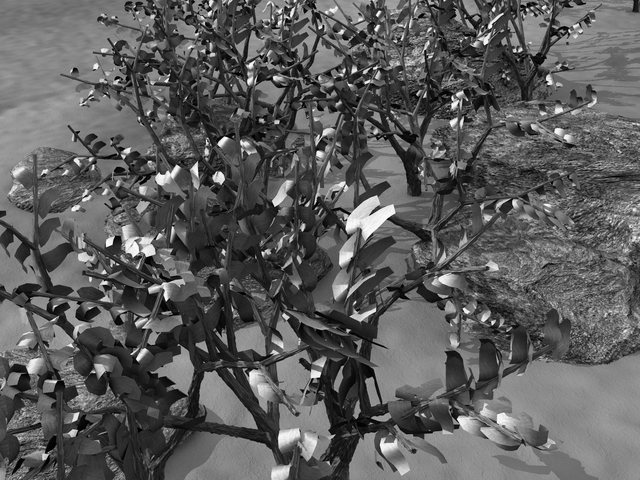
#> input picture asgn3/grove1.png, 640 x 480 px
$ jupyter execute --allow-errors CSE164_2023_Assignment3.ipynb
#> lines starting #> are read from the running program, lines starting #| are printed output that depends on the picture
<h1 align="center"> CSE 164 Assignment 3, Spring 2023

<h2 align="center"> 6 Questions, 50 pts, due: 23:59 pm, May 25th, 2023

    Your name:Elliott          Student ID: 1800254


## Instruction

- In this assignment, you will learn how to extract Lucas-Kanade Optical Flow, how to segment a image using mean shift, and how to build a simple neural network.
    - **Problem 1: Lucas-Kanade Optical Flow (10 points)**
        - Implement the `opticalFlow` function.
    - **Problem 2: Get neighbors (8 points)**
        - Implement the `get_neighbors` function.
    - **Problem 3: Mean Shift (8 points)**
        - Implement the `mean_shift` function.
    - **Problem 4: Segmentation (4 points)**
        - Implement the `segmentation` function.
    - **Problem 5: Build a Neural Network (10 points)**
        - Implement the `build_model` function.
    - **Problem 6: Train a Neural Network (10 points)**
        - Implement the `train_model` function.

- Your job is to implement the sections marked with TODO to complete the tasks.

- Submit your assignments onto **Canvas** by the due date. Upload a <code>zip</code> file containing:

    (1) The saved/latest <code>.ipynb</code> file including the output of all cells.

## Note
- This is an **individual** assignment. All help from others (from the web, books other than text, or people other than the TA or instructor) must be clearly acknowledged.
- Don't use any magic function from other libraries. You will get **no credit** if an optical_flow from a known library is used when you are asked to implement "optical_flow" from scratch.
- Don't change the input and output structure of pre-defined functions. Most coding parts can be finished with less than 5 lines of codes.
- Make sure you have installed required packages: <code>numpy</code>, <code>matplotlib</code>, <code>PIL</code>, <code>opencv</code>, <code>scipy</code>, <code>scikit-learn</code>, <code>scikit-image</code>, <code>tensorflow</code>, <code>h5py</code>. The code is tested with <code>tensorflow==2.8.0</code> and <code>h5py==3.6.0</code>, but it is possible that this code can run with other versions.

## Objective

- **Task 1:** Lucas-Kanade Optical Flow
- **Task 2:** Mean Shift Image Segmentation
- **Task 3:** Neural Network

Load the Dependencies
-----

[cell 1]
import cv2
import numpy as np
from skimage import io
import requests
from PIL import Image
import matplotlib.pyplot as plt
from sklearn import preprocessing
from sklearn.metrics.pairwise import euclidean_distances
from collections import OrderedDict
import pandas as pd
import scipy.io as sio
import sys
import math

import tensorflow as tf
import matplotlib.pyplot as plt
from tensorflow.keras import regularizers
from tensorflow.keras.optimizers import SGD

from sklearn.model_selection import train_test_split
from tensorflow import keras
from scipy.io import loadmat
import numpy as np
import h5py

Problem 1: Lucas-Kanade Optical Flow (10 points)
-----

> Lucas-Kanade method is basically an estimate of the movement of interesting
features in successive images of a scene.

> Lucas-Kanade assumes that (a) the intensity of the pixel does not change when it moves from frame1 to frame2 (b) small motion (c) motion field and optical flow is constant within a small neighborhood.

Implement the **opticalFlow** function below.

[cell 2]
def inRange(coordinates, limits):
    '''
    inRange checks whether the given cordinates line in the given image limits
    cordinates, limits are tuples i.e., (X,Y)
    '''
    x,y = coordinates
    X_Limit, Y_Limit = limits
    return 0 <= x and x < X_Limit and 0 <= y and y < Y_Limit

[cell 3]
def opticalFlow(old_frame, new_frame, window_size, min_quality=0.01):
    '''
    OpticalFlow calculates the displacements in X and Y directions i.e., (u,v)
    given two consecutive images varying with time

    Input:
        old_frame: Image from time T. shape (m,n)
        new_frame: Image from time T+1. shape (m,n)
        window_size: the window size in which the Lucas-Kanade assumption holds. int
        min_quality; controls what features we want to track. int
    Output:
        dst_img: destination image, shape (m, n, 3)

    TODO: Implement the computation of u,v
    '''
    max_corners = 10000
    min_distance = 0.1
    # Corners are better points to be tracked.
    # Here we call OpenCV implemented Shi-Tomasi algorithm to find some corner points
    feature_list = cv2.goodFeaturesToTrack(old_frame, max_corners, min_quality, min_distance)

    w = int(window_size/2)

    old_frame = old_frame / 255
    new_frame = new_frame / 255


    ################## Your code begins here #####################
    #Convolve to get gradients w.r.to X, Y and T dimensions
    kernel_x = np.array([[-1,1],[-1,1]])
    kernel_y = np.array([[-1,-1],[1,1]])
    kernel_t = np.array([[1,1],[1,1]])
    ################## Your code ends here #####################

    fx_old = cv2.filter2D(old_frame, -1, kernel_x)              #Gradient over X for old frame
    fy_old = cv2.filter2D(old_frame, -1, kernel_y)              #Gradient over Y for old frame
    fx_new = cv2.filter2D(new_frame, -1, kernel_x)              #Gradient over X for new frame
    fy_new = cv2.filter2D(new_frame, -1, kernel_y)              #Gradient over Y for new frame

    fx = (fx_old + fx_new) / 2.0
    fy = (fy_old + fy_new) / 2.0

    ft = cv2.filter2D(new_frame, -1, kernel_t) - cv2.filter2D(old_frame, -1, kernel_t)  #Gradient over Time

    u = np.zeros(old_frame.shape)
    v = np.zeros(old_frame.shape)

    for feature in feature_list:        #   for every corner
            j, i = feature.ravel()		#   get cordinates of the corners (i,j). They are stored in the order j, i
            i, j = int(i), int(j)		#   i,j are floats initially

            I_x = fx[i-w:i+w+1, j-w:j+w+1].flatten()
            I_y = fy[i-w:i+w+1, j-w:j+w+1].flatten()
            I_t = ft[i-w:i+w+1, j-w:j+w+1].flatten()

            b = np.reshape(I_t, (I_t.shape[0],1))
            A = np.vstack((I_x, I_y)).T

            ################## Your code begins here #####################
            # Solving for (u,v)
            U = np.linalg.inv(A.T @ A) @ (A.T @ b)
            ################## Your code ends here #####################

            u[i,j] = U[0][0]
            v[i,j] = U[1][0]

    return (u,v)


def drawSeperately(old_frame, new_frame, U, V):
    '''
    Create a plot of the displacement vectors given (u,v) and plot the two images and displacement in a row.
    '''
    displacement = np.ones_like(new_frame)            #Fill the displacement plot with White background
    displacement.fill(255.)
    line_color =  (0, 0, 0)
    # draw the displacement vectors
    for i in range(new_frame.shape[0]):
        for j in range(new_frame.shape[1]):
            start_pixel = (i,j)
            end_pixel = ( int(i+U[i][j]), int(j+V[i][j]) )
            #check if there is displacement for the corner and endpoint is in range
            if U[i][j] and V[i][j] and inRange( end_pixel, old_frame.shape ):
                displacement = cv2.arrowedLine( displacement, start_pixel, end_pixel, line_color, thickness =1,tipLength=0.2, line_type=cv2.LINE_AA)

    figure, axes = plt.subplots(1,3,figsize=(30, 30))
    axes[0].imshow(old_frame, cmap = "gray")
    axes[0].set_title("first image")
    axes[1].imshow(new_frame, cmap = "gray")
    axes[1].set_title("second image")
    axes[2].imshow(displacement, cmap = "gray")
    axes[2].set_title("displacements")
    figure.tight_layout()
    plt.show()

[cell 4]
cd /content/

[cell 5]
img1 = Image.open(r"grove1.png")
#> img1 is the input picture: PIL image 640x480 L; min 0, max 253, mean 92.3
img1 = np.array(img1)
print(f'image1 shape: {img1.shape}')
#| image1 shape: (480, 640)
img2 = Image.open(r"grove2.png")
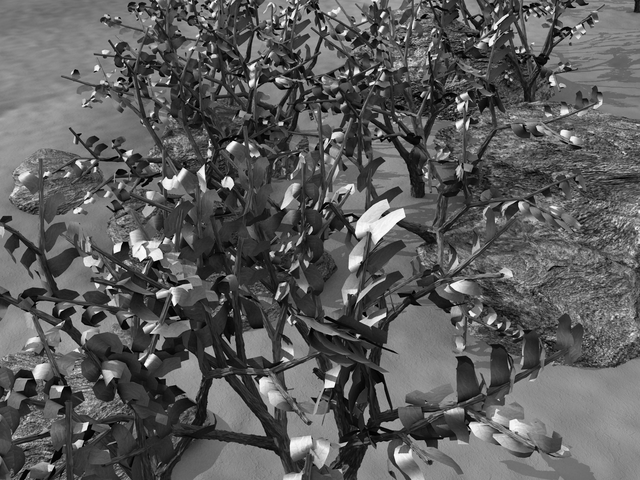
#> input picture asgn3/grove2.png, 640 x 480 px
#> img2 is the input picture: PIL image 640x480 L; min 0, max 253, mean 92
img2 = np.array(img2)
print(f'image2 shape: {img2.shape}')
#| image2 shape: (480, 640)
plt.subplot(121),plt.imshow(img1, cmap="gray"),plt.title('Image1')
plt.xticks([]), plt.yticks([])
plt.subplot(122),plt.imshow(img2, cmap="gray"),plt.title('Image2')
plt.xticks([]), plt.yticks([])
plt.show()
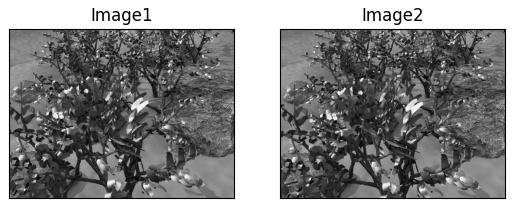
#> figure drawn by matplotlib, 2 panels

[cell 6]
# Obtain (u,v) from Lucas Kanade's optical flow approach
U, V = opticalFlow(img1, img2, 3, 0.05)
#> in opticalFlow, `fx_old = cv2.filter2D(old_frame, -1, kernel_x)`:
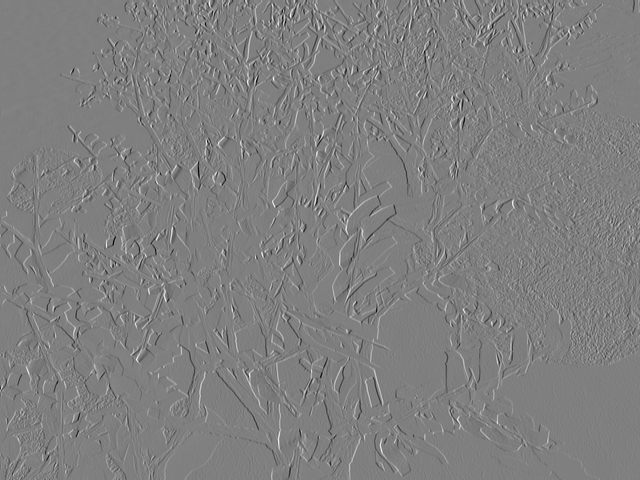
#> fx_old: shape (480, 640) float64; min -1.45, max 1.45, mean 2.96e-06; drawn with min black and max white
#> in opticalFlow, `fy_old = cv2.filter2D(old_frame, -1, kernel_y)`:
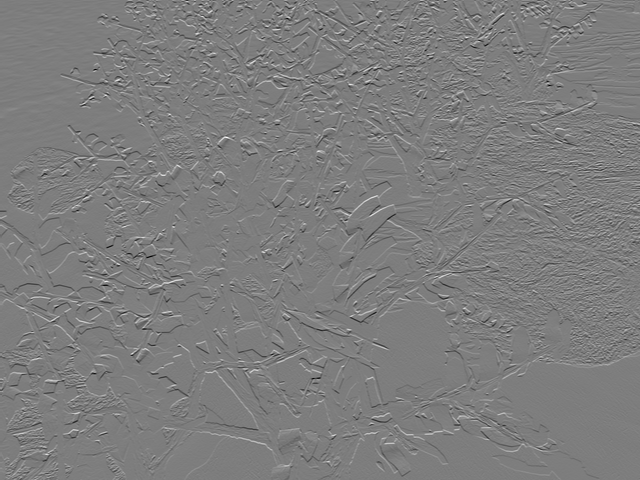
#> fy_old: shape (480, 640) float64; min -1.49, max 1.53, mean 4.55e-05; drawn with min black and max white
#> in opticalFlow, `fx_new = cv2.filter2D(new_frame, -1, kernel_x)`:
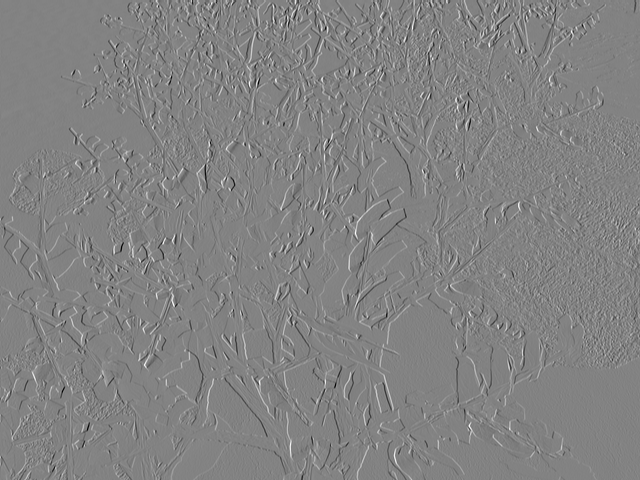
#> fx_new: shape (480, 640) float64; min -1.44, max 1.37, mean -1.31e-05; drawn with min black and max white
#> in opticalFlow, `fy_new = cv2.filter2D(new_frame, -1, kernel_y)`:
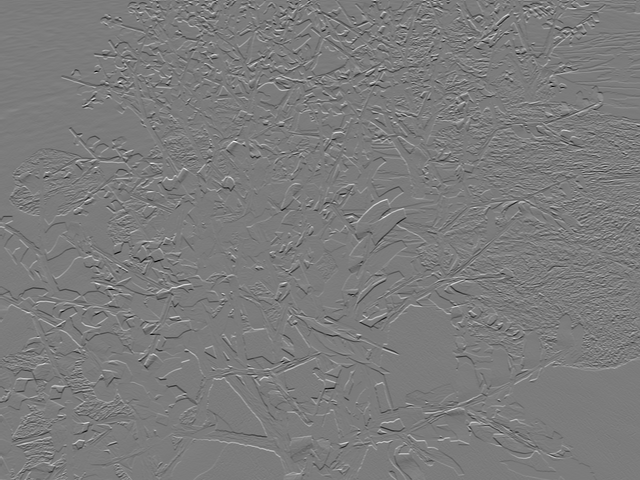
#> fy_new: shape (480, 640) float64; min -1.46, max 1.55, mean 4.37e-05; drawn with min black and max white
#> in opticalFlow, `fx = (fx_old + fx_new) / 2.0`:
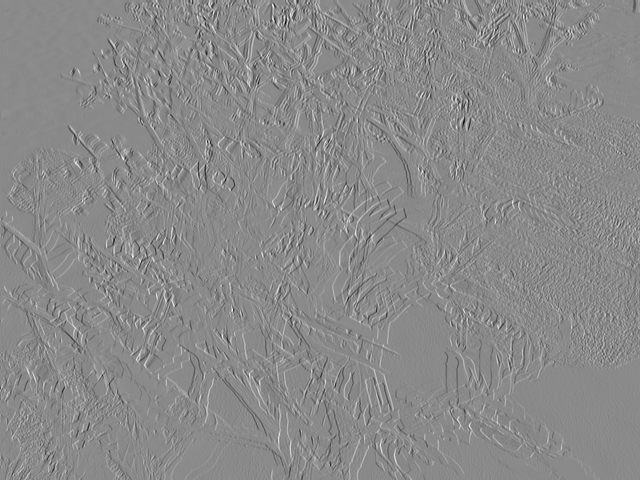
#> fx: shape (480, 640) float64; min -1.02, max 0.867, mean -5.09e-06; drawn with min black and max white
#> in opticalFlow, `fy = (fy_old + fy_new) / 2.0`:
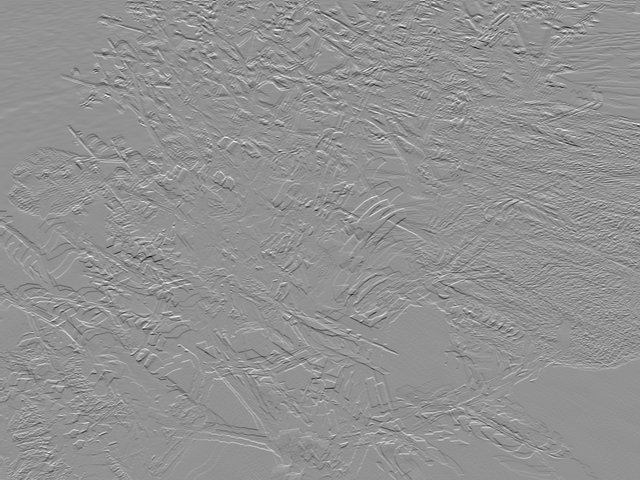
#> fy: shape (480, 640) float64; min -1.14, max 0.849, mean 4.46e-05; drawn with min black and max white
#> in opticalFlow, `ft = cv2.filter2D(new_frame, -1, kernel_t) - cv2.filter2D(old_frame, -..`:
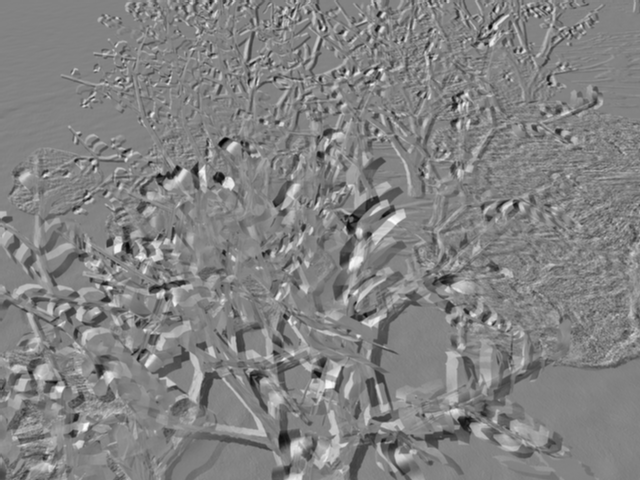
#> ft: shape (480, 640) float64; min -3.79, max 3.6, mean -0.00547; drawn with min black and max white
#> the loop in opticalFlow, `for feature in feature_list:` made 3611 passes
#> (j, i, U) on passes 1 to 3: (166, 300, [-1.87, 1.65]), (262, 252, [-2.37, -2.58]), (484, 44, [-0.233, 1.76])

# Save results
drawSeperately(img1, img2, U, V)
#> in drawSeperately, `displacement.fill(255.)`: displacement: shape (480, 640); every value is 255
#> after the loop in drawSeperately, `for i in range(new_frame.shape[0]):`:
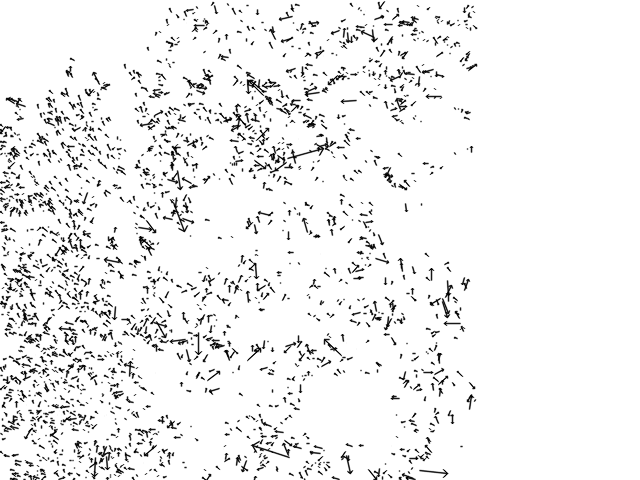
#> displacement: shape (480, 640); min 0, max 255, mean 240.6
